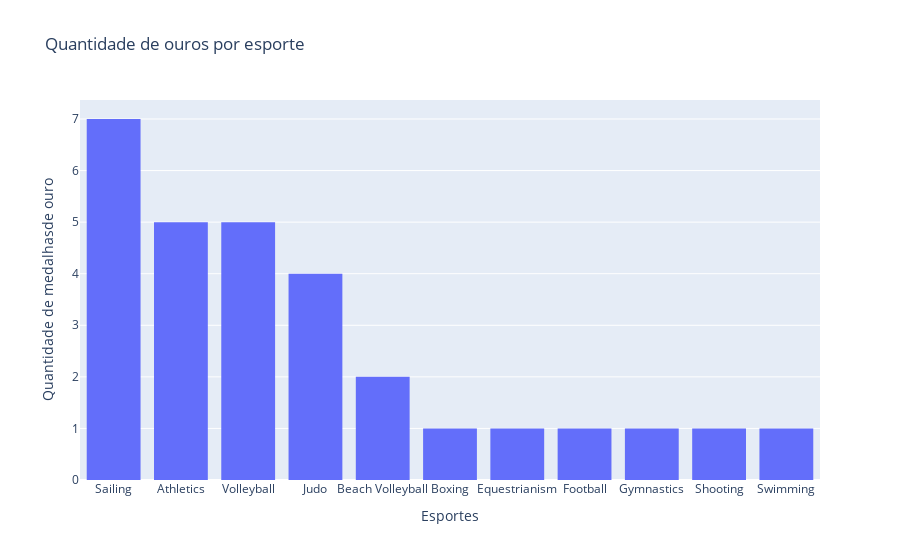

Notebook code cell kept with this figure:
### Code cell
fig5 = px.histogram(x = df_atletas_brasil_medalhas_evento_esporte_ouro['Sport'], y = df_atletas_brasil_medalhas_evento_esporte_ouro['Quantity'], title = 'Quantidade de ouros por esporte');
fig5.update_xaxes(title_text = 'Esportes')
fig5.update_yaxes(title_text = 'Quantidade de medalhasde ouro')
fig5.show();

### Figure 1 — Plotly figure (JSON) as saved in the notebook; plotly's stock layout.template omitted (floating-point values rounded to 4 significant figures)
{"data": [{"alignmentgroup": "True", "bingroup": "x", "histfunc": "sum", "hovertemplate": "x=%{x}<br>sum of y=%{y}<extra></extra>", "legendgroup": "", "marker": {"color": "#636efa", "pattern": {"shape": ""}}, "name": "", "offsetgroup": "", "orientation": "v", "showlegend": false, "type": "histogram", "x": ["Sailing", "Athletics", "Volleyball", "Judo", "Beach Volleyball", "Boxing", "Equestrianism", "Football", "Gymnastics", "Shooting", "Swimming"], "xaxis": "x", "y": [7, 5, 5, 4, 2, 1, 1, 1, 1, 1, 1], "yaxis": "y"}], "layout": {"barmode": "relative", "legend": {"tracegroupgap": 0}, "title": {"text": "Quantidade de ouros por esporte"}, "xaxis": {"anchor": "y", "domain": [0, 1], "title": {"text": "Esportes"}}, "yaxis": {"anchor": "x", "domain": [0, 1], "title": {"text": "Quantidade de medalhasde ouro"}}}}
